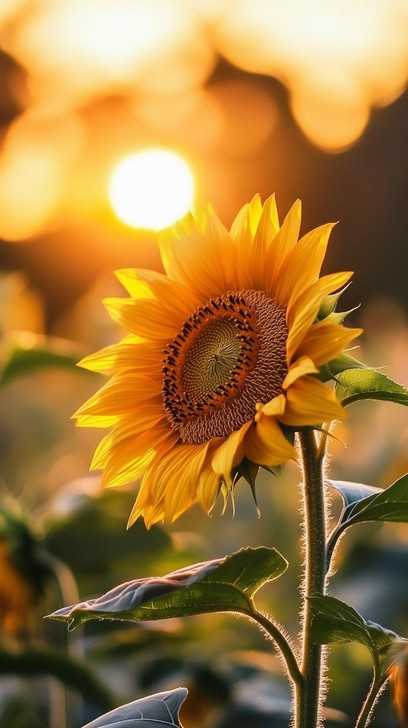
#> input picture DIP/Sunflower.jpg, 408 x 728 px
$ python '#05.py'
#> lines starting #> are read from the running program, lines starting #| are printed output that depends on the picture
#a Histogram Calculation
import cv2
import matplotlib.pyplot as plt

img = cv2.imread("Sunflower.jpg", 0)
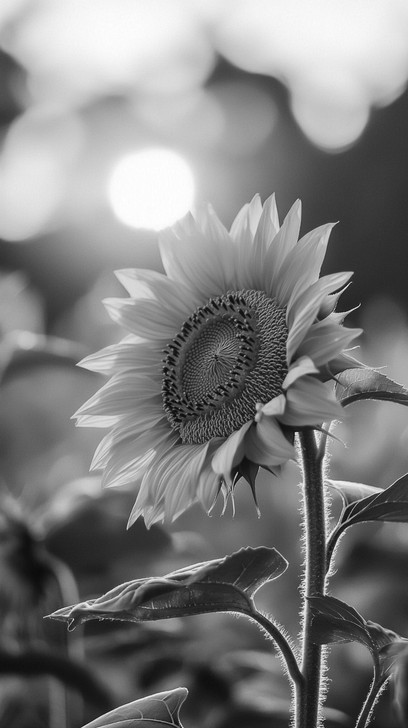
#> img: shape (728, 408); min 1, max 255, mean 126.7

if img is None:
    print("Error: Sunflower.jpg not found")
else:
    hist = cv2.calcHist([img], [0], None, [256], [0, 256])
#> hist = 256 values, max 2365 at index 57, min 0 at index 0, mean 1160.2

    plt.figure(figsize=(8, 4))
    plt.plot(hist, color="black")
    plt.title("5(a) Grayscale Histogram (Sunflower.jpg)")
    plt.xlabel("Pixel Intensity (0 = Black, 255 = White)")
    plt.ylabel("Pixel Count (Frequency)")
    plt.xlim([0, 256])
    plt.grid(True, alpha=0.3)
    plt.show()
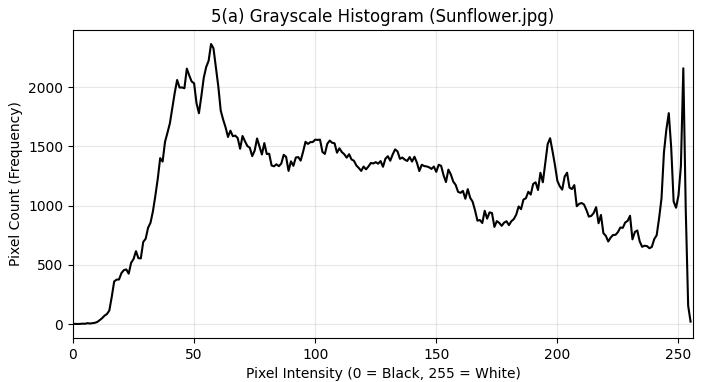
#> figure drawn by matplotlib, 1 panel; curve peaks at x = 57, y = 2365

#b Equalization
import cv2
import matplotlib.pyplot as plt

img = cv2.imread("Sunflower.jpg", 0)

if img is None:
    print("Error: Sunflower.jpg not found")
else:
    equalized = cv2.equalizeHist(img)
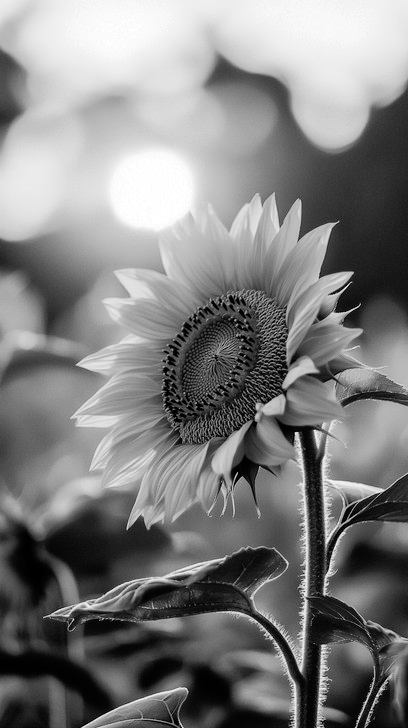
#> equalized: shape (728, 408); min 0, max 255, mean 128.1

    plt.figure(figsize=(9, 5))

    plt.subplot(1, 2, 1)
    plt.imshow(img, cmap="gray")
    plt.title("Original Grayscale (408x728)")
    plt.axis("on")

    plt.subplot(1, 2, 2)
    plt.imshow(equalized, cmap="gray")
    plt.title("5(b) Histogram Equalized")
    plt.axis("on")

    plt.tight_layout()
    plt.show()
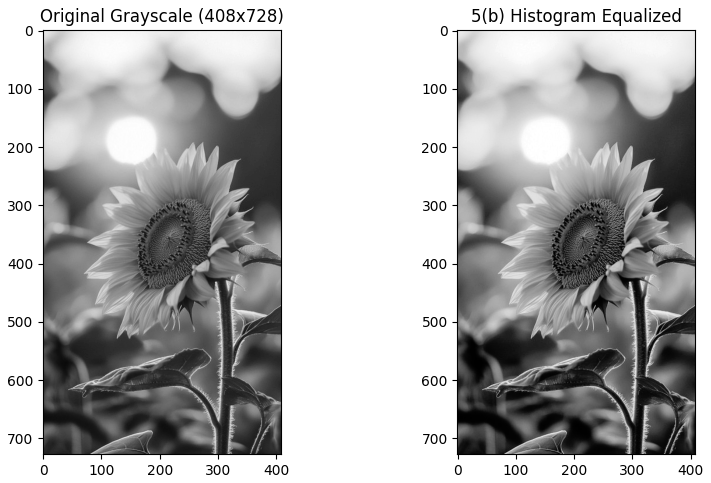
#> figure drawn by matplotlib, 2 panels

$ run again, with DIP/Red Marigold.jpg copied over DIP/Sunflower.jpg
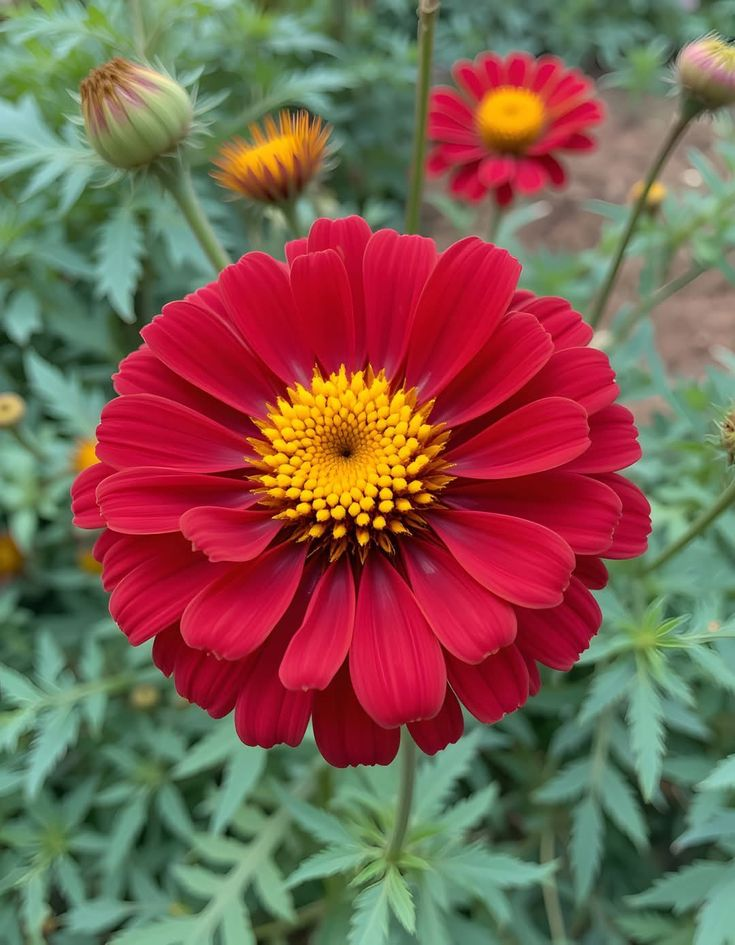
#> input picture DIP/Red Marigold.jpg, 735 x 945 px
#> `img = cv2.imread("Sunflower.jpg", 0)`:
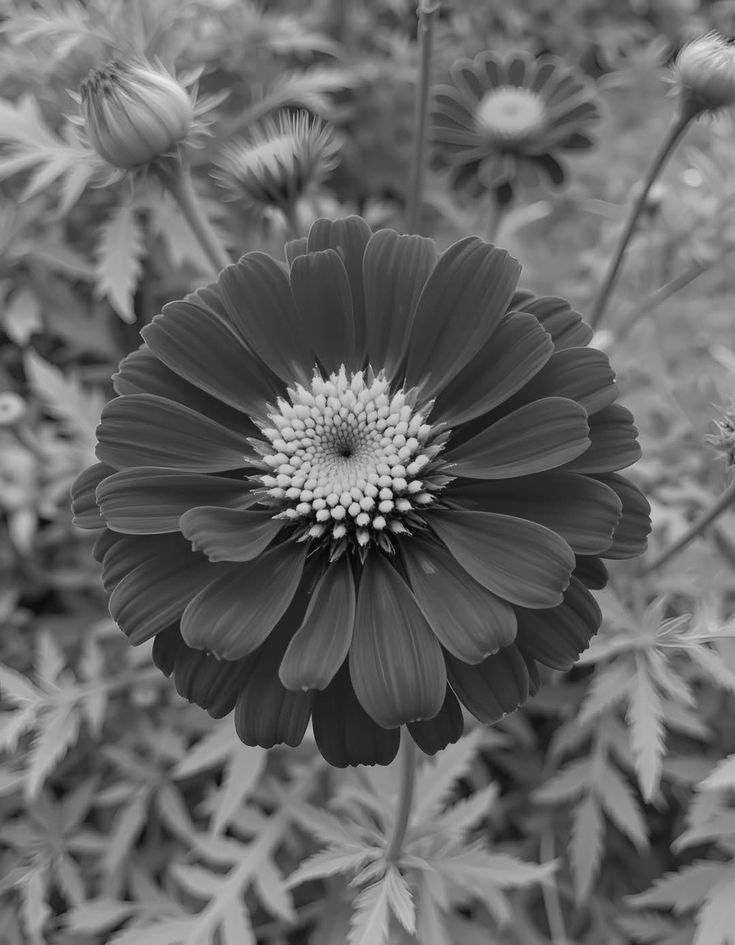
#> img: shape (945, 735); min 0, max 238, mean 101.8
#> hist = 256 values, max 6508 at index 84, min 0 at index 236, mean 2713.2
#> `plt.show()`:
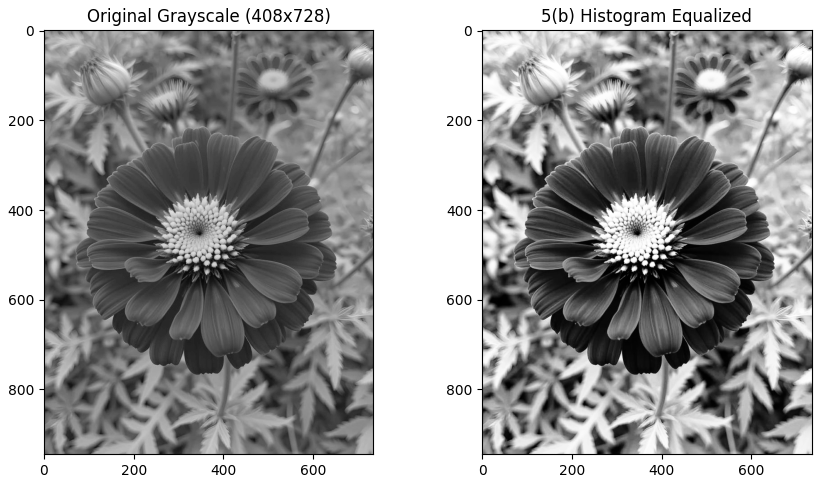
#> figure drawn by matplotlib, 2 panels
